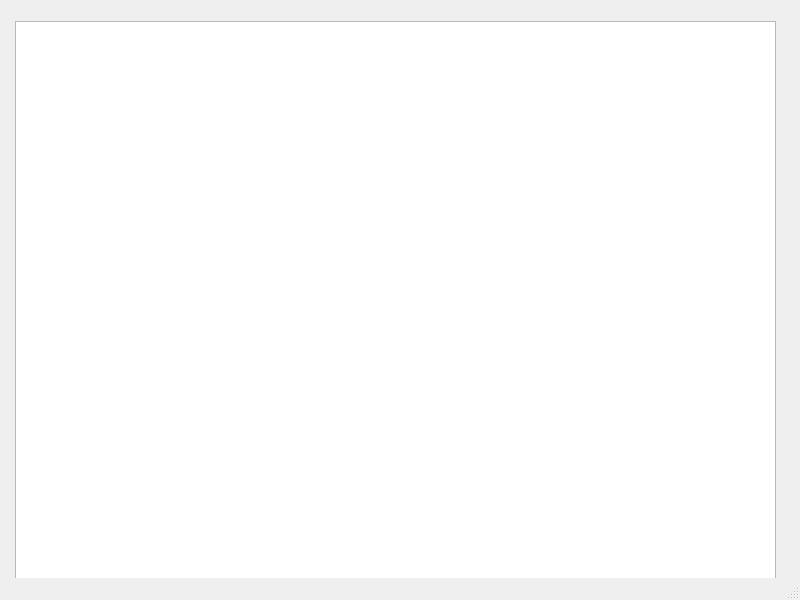
<?xml version="1.0" encoding="UTF-8"?>
<ui version="4.0">
 <class>MainWindow</class>
 <widget class="QMainWindow" name="MainWindow">
  <property name="geometry">
   <rect>
    <x>0</x>
    <y>0</y>
    <width>800</width>
    <height>600</height>
   </rect>
  </property>
  <property name="windowTitle">
   <string>MainWindow</string>
  </property>
  <widget class="QWidget" name="centralwidget">
   <widget class="QGraphicsView" name="graphicsView">
    <property name="geometry">
     <rect>
      <x>15</x>
      <y>21</y>
      <width>761</width>
      <height>561</height>
     </rect>
    </property>
   </widget>
  </widget>
  <widget class="QMenuBar" name="menubar">
   <property name="geometry">
    <rect>
     <x>0</x>
     <y>0</y>
     <width>800</width>
     <height>26</height>
    </rect>
   </property>
  </widget>
  <widget class="QStatusBar" name="statusbar"/>
 </widget>
 <resources/>
 <connections/>
</ui>
